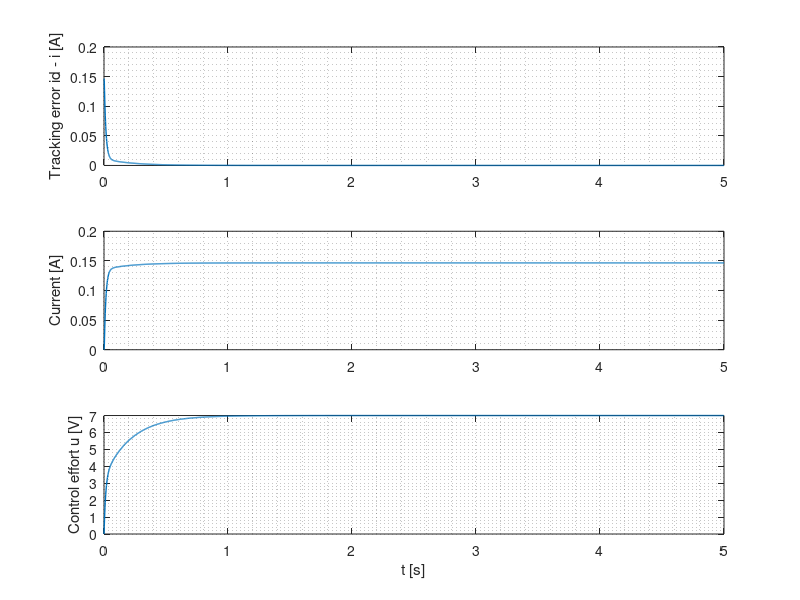

This chart was generated by the following MATLAB code:
% e5q5easysim.m: Simulates digital control of continuous-
% time system without needing Matlab's Control System
% Toolbox. Uses only Euler's approximation. Runs in 
% Matlab and GNU Octave. User needs to convert plant
% and controller TFs to SS.  
%
% PRECONDITIONS: Tp < Tc/10; Tc < Tmin/10. Here, Tmin
% is the smallest time constant of the CL system. 
%-------------------------------------------------------------

clc; clear all; close all;

% ------------ Begin declarations ----------------------------


Rs=32.05; B=8.1805e-6; Kt = 25.5e-3; Kb = 25.5e-3;
J = 1.34e-6;  

% Controller will sample plant states every Tc seconds  
Tc = 0.002;
% We will control the plant for tcfin seconds
tcfin = 5; 

% Step size Tp used for numerical integration of plant 
% differential equation using Euler's approximation.
Tp = 0.0001;
% We will numerically integrate plant differential
% equation for Tc seconds.   

% ------ Choose a controller from the following -----------------

Kp = 20; Ki = 0;               % P controller.
Kp = 250; Ki = 0;              % Even more P.
Kp = 250; Ki = 100;            % P, and some I. 
Kp = 20; Ki = 100;             % Less P, more I.
Kp = 20; Ki = 500;             % P, even more I.
Kp = 20; Ki = 1500;            % P, a lot more I.
Kp = 0; Ki = 1500;             % Pure I.
%
% Controller TF is C(s) = (Kp*s+Ki)/s
%
% State-space model of controller is 
%
% xcdot = uc;
% yc = Ki*xc + Kp*uc;
%
% The suffix ``c'' represents controller, ``p'' represents plant.

% -------- Declarations complete ---- Start simulation ----------


% Continuous-time plant discrete-time controller

% -------------------------- Initializations --------------------

id1 = 0.06276; id2 = 0.1466;
id = id2;     % Desired armature current in A.
i1 = 0;       % Current due to voltage up.
i2 = 0;       % Current due to TL.
xp = 0;       % State of up-to-i1 TF.
ip = 0;       % Motor current. This variable is used only to
	      % make this file similar to easysim.m. 
xc = 0;       % State of controller. 
yc = 0;       % Output of controller.
uc = 0;       % Input to controller.

% TLvect = [zeros(1,tcfin/Tc/2), 0.003*ones(1,tcfin/Tc/2)];
TLvect = 0.003*ones(1,tcfin/Tc);
% TLvect = zeros(1,tcfin/Tc);

K1 = B/(Rs*B+Kb*Kt); K2 = Kb/(Rs*B+Kb*Kt);
w1 = B/J; w2 = (Rs*B+Kb*Kt)/(Rs*J);

% ----------------------- Initialization complete ---------------

for k = 1:tcfin/Tc
   uc(k) = id - ip(k);           % Error.
   yc(k) = Ki*xc(k) + Kp*uc(k);  % Controller output.
 xc(k+1) = xc(k) + uc(k)*Tc;     % Update equation.
 % Hold last sample of controller output:
 up = yc(k);
 TL = TLvect(k);
 % Numerically integrate the plant equation holding the controller
 % output as the input to the plant: 
 for i = 1:Tc/Tp
  i1 = K1*w2/w1*up + (1-w2/w1)*xp;
  ia = i1 + i2;
  % Update equations:
  xp =  (1-Tp*w2)*xp + Tp*K1*w2*up;
  i2 = (1-Tp*w2)*i2 + Tp*K2*w2*TL;
 end
 ip(k+1) = ia;
end

t = (0:tcfin/Tc)*Tc;

eoo = id - ip(1)
ess = 1 - ip(2500)/id
Vm = max(yc)

subplot(3,1,1), plot(t,id - ip(1:size(t,2)),"linewidth",1), 
ylabel('Tracking error id - i [A]'); grid(gca,'minor');

subplot(3,1,2), plot(t,ip(1:size(t,2)),"linewidth",1), 
ylabel('Current [A]'); grid(gca,'minor');

subplot(3,1,3), plot(t(1:size(yc,2)),yc,"linewidth",1), 
ylabel('Control effort u [V]'); xlabel('t [s]'); grid(gca,'minor');

print -dpdf 6.pdf

